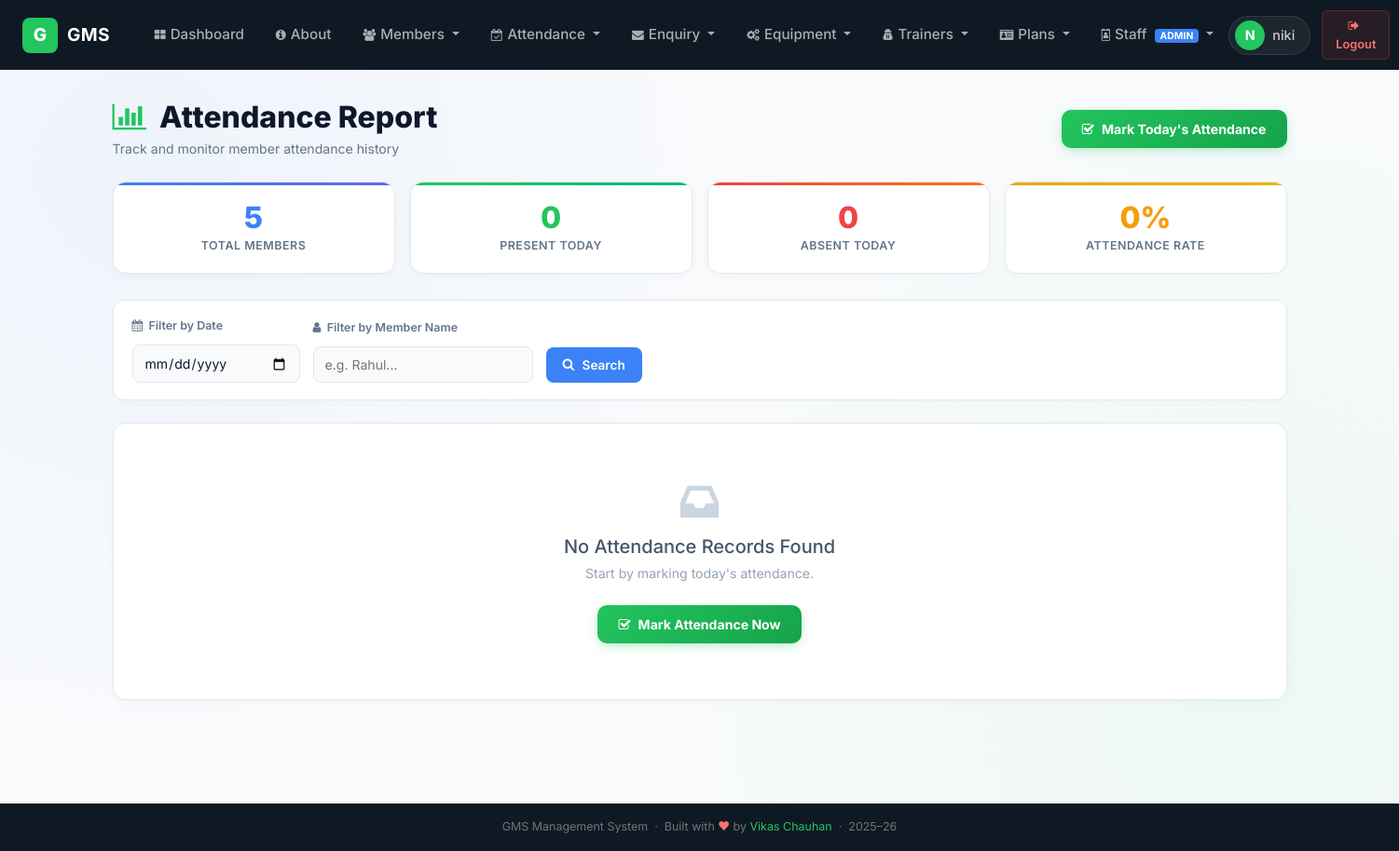
Page /view_attendance/ (signed in) on the earlier database version.
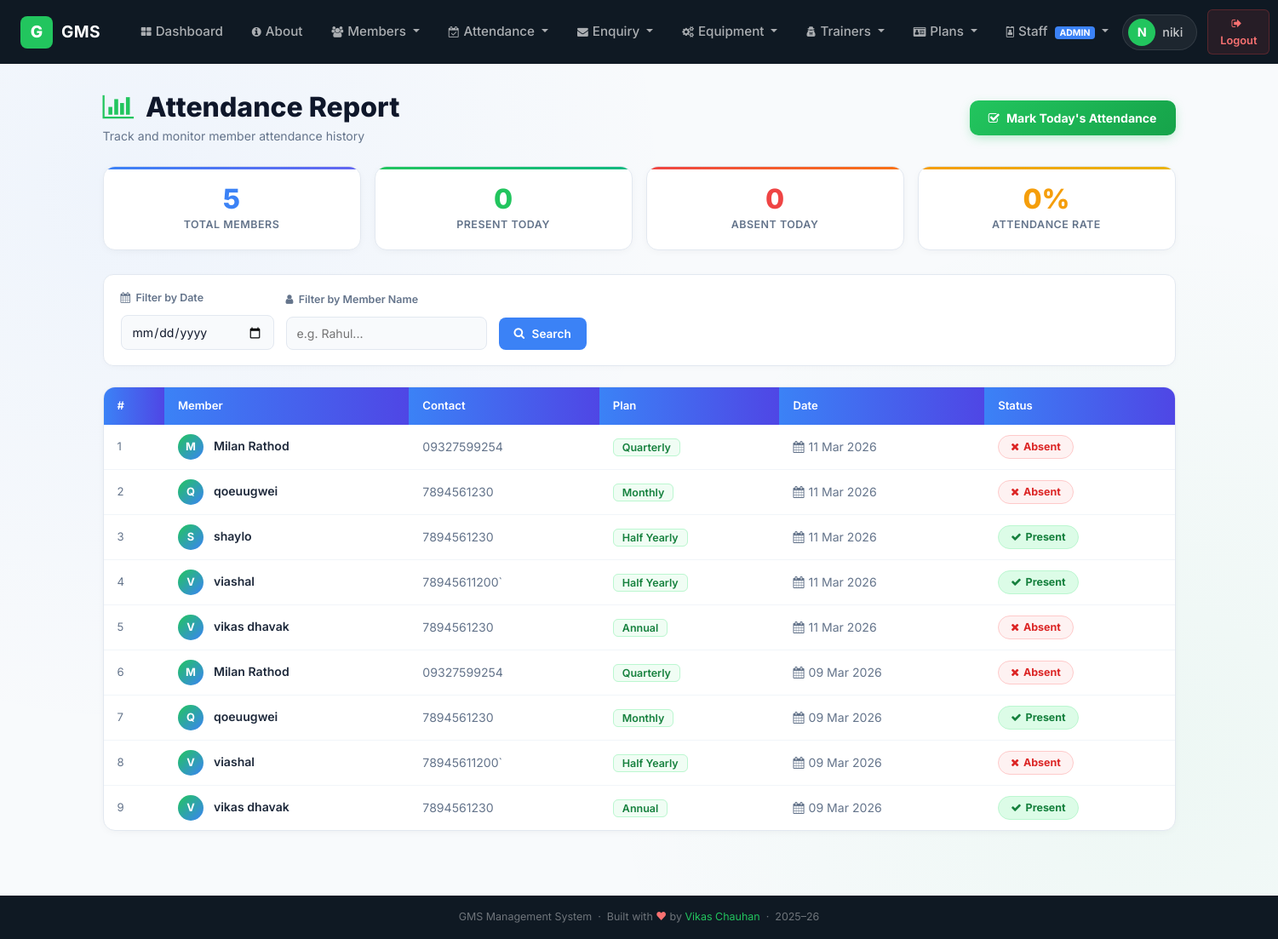
Same page on the later database version.
### gym/models.py (models this page shows, shortened)
class Attendance(models.Model):
    STATUS_CHOICES = (
        ('Present', 'Present'),
        ('Absent', 'Absent'),
    )
    member = models.ForeignKey(Member, on_delete=models.CASCADE, related_name='attendances')
    date = models.DateField()
    status = models.CharField(max_length=10, choices=STATUS_CHOICES, default='Present')
    class Meta:
        unique_together = ('member', 'date')  # One record per member per day

class Member(models.Model):
    name = models.CharField(max_length=50)
    contact = models.CharField(max_length=15)
    emailid = models.EmailField(max_length=50)
    age = models.PositiveIntegerField()
    dob = models.DateField(null=True, blank=True)
    gender = models.CharField(max_length=10, default="")
    membership_type = models.CharField(max_length=20, default="basic")
    plan = models.ForeignKey(Plan, on_delete=models.CASCADE)  # Linked to Plan
    joindate = models.DateField()
    expiredate = models.DateField()
    initialamount = models.DecimalField(max_digits=10, decimal_places=2, default=0)

class Plan(models.Model):
    name = models.CharField(max_length=50)
    amount = models.DecimalField(max_digits=10, decimal_places=2)
    duration = models.PositiveIntegerField(help_text="Duration in days or months")
    def __str__(self):
        return self.name

### gym/views.py (the view)
# urls.py: path('view_attendance/', View_Attendance, name='view_attendance'),
def View_Attendance(request):
    import datetime
    if not request.user.is_staff:
        return redirect('login')
    today = datetime.date.today()
    filter_date = request.GET.get('date', '')
    filter_name = request.GET.get('name', '').strip()
    attendance_qs = Attendance.objects.select_related('member').order_by('-date', 'member__name')
    if filter_date:
        try:
            fd = datetime.datetime.strptime(filter_date, "%Y-%m-%d").date()
            attendance_qs = attendance_qs.filter(date=fd)
        except Exception:
            pass
    if filter_name:
        attendance_qs = attendance_qs.filter(member__name__icontains=filter_name)
    today_records = Attendance.objects.filter(date=today)
    today_present = today_records.filter(status='Present').count()
    today_absent = today_records.filter(status='Absent').count()
    total_members = Member.objects.count()
    context = {
        'attendance_list': attendance_qs,
        'filter_date': filter_date,
        'filter_name': filter_name,
        'today': today,
        'today_present': today_present,
        'today_absent': today_absent,
        'total_members': total_members,
    }
    return render(request, 'view_attendance.html', context)

### gym/templates/view_attendance.html (shortened to what the changed rows need)
{% extends 'navigation.html' %}
{% load static %}
{% block body %}
<div style="padding-top:4px;">
    <div>
        <div class="d-flex align-items-center justify-content-between flex-wrap" style="gap:12px;margin-bottom:24px;">
            <div>
                <h2 style="color:#0f172a;font-weight:800;margin:0;">
                    <i class="fa fa-bar-chart" style="color:#22c55e;"></i> &nbsp;Attendance Report
                </h2>
            </div>
        </div>
        <div class="att-table-wrap">
            {% if attendance_list %}
            <table class="att-table">
                <thead>
                    <tr>
                        <th>#</th>
                        <th>Member</th>
                        <th>Contact</th>
                        <th>Plan</th>
                        <th>Date</th>
                        <th>Status</th>
                    </tr>
                </thead>
                <tbody>
                    {% for att in attendance_list %}
                    <tr>
                        <td style="color:#64748b;font-size:0.82rem;">{{ forloop.counter }}</td>
                        <td>
                            <span class="mini-avatar">{{ att.member.name|slice:":1"|upper }}</span>
                            <span style="font-weight:600;">{{ att.member.name }}</span>
                        </td>
                        <td style="color:#64748b;">{{ att.member.contact }}</td>
                        <td>
                            <span style="background:#f0fdf4;border:1px solid #bbf7d0;border-radius:6px;padding:2px 10px;color:#15803d;font-size:0.78rem;font-weight:600;">
                                {{ att.member.plan }}
                            </span>
                        </td>
                        <td style="color:#64748b;font-size:0.88rem;">
                            <i class="fa fa-calendar" style="margin-right:5px;"></i>{{ att.date|date:"d M Y" }}
                        </td>
                        <td>
                            {% if att.status == 'Present' %}
                            <span class="badge-present"><i class="fa fa-check"></i> Present</span>
                            {% else %}
                            <span class="badge-absent"><i class="fa fa-times"></i> Absent</span>
                            {% endif %}
                        </td>
                    </tr>
                    {% endfor %}
                </tbody>
            </table>
            {% else %}
            <div class="no-data">
                <i class="fa fa-inbox"></i>
                <h5 style="color:#475569;">No Attendance Records Found</h5>
                {% if filter_date or filter_name %}
                <p>No records match your filter. <a href="{% url 'view_attendance' %}" style="color:#22c55e;">Clear filters</a></p>
                {% else %}
                <p>Start by marking today's attendance.</p>
                <a href="{% url 'mark_attendance' %}" class="btn-mark-now" style="display:inline-flex;margin-top:8px;">
                    <i class="fa fa-check-square-o"></i> Mark Attendance Now
                </a>
                {% endif %}
            </div>
            {% endif %}
        </div>
    </div>
</div>
{% endblock body %}

Differences in the rows shown:
added Attendance: member.name "M", member.name "Milan Rathod", member.contact "09327599254", member.plan "Quarterly", date "11 Mar 2026", status "Absent" (drawn)
added Attendance: member.name "Q", member.name "qoeuugwei", member.contact "7894561230", member.plan "Monthly", date "11 Mar 2026", status "Absent" (drawn)
added Attendance: member.name "S", member.name "shaylo", member.contact "7894561230", member.plan "Half Yearly", date "11 Mar 2026", status "Present" (drawn)
added Attendance: member.name "V", member.name "viashal", member.contact "78945611200`", member.plan "Half Yearly", date "11 Mar 2026", status "Present" (drawn)
added Attendance: member.name "V", member.name "vikas dhavak", member.contact "7894561230", member.plan "Annual", date "11 Mar 2026", status "Absent" (drawn)
added Attendance: member.name "M", member.name "Milan Rathod", member.contact "09327599254", member.plan "Quarterly", date "09 Mar 2026", status "Absent" (drawn)
added Attendance: member.name "Q", member.name "qoeuugwei", member.contact "7894561230", member.plan "Monthly", date "09 Mar 2026", status "Present" (drawn)
added Attendance: member.name "V", member.name "viashal", member.contact "78945611200`", member.plan "Half Yearly", date "09 Mar 2026", status "Absent" (drawn)
added Attendance: member.name "V", member.name "vikas dhavak", member.contact "7894561230", member.plan "Annual", date "09 Mar 2026", status "Present" (drawn)
Other differences:
text no longer shown: "No Attendance Records Found Start by marking today's attendance. Mark Attendance Now"
text now shown: "# Member Contact Plan Date Status"
